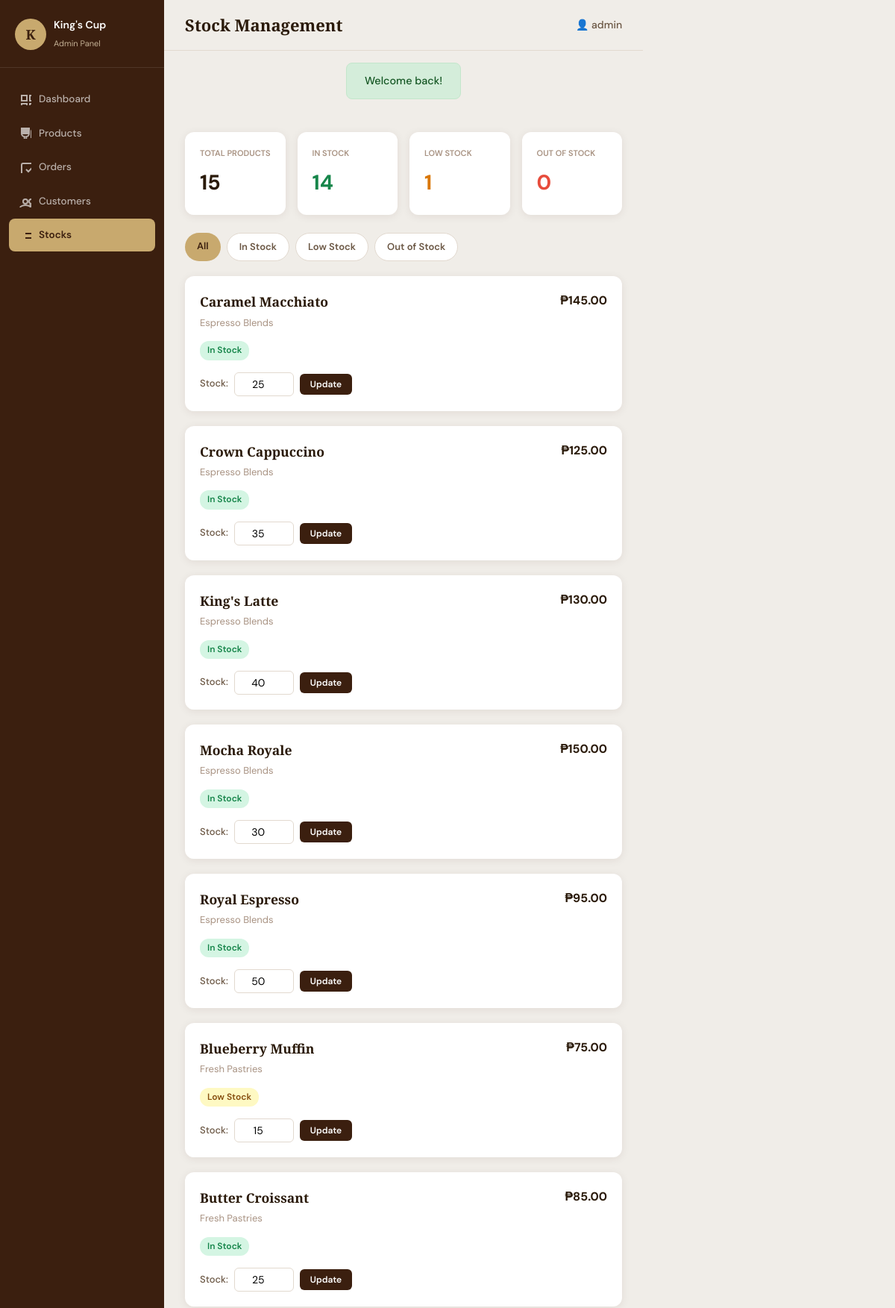
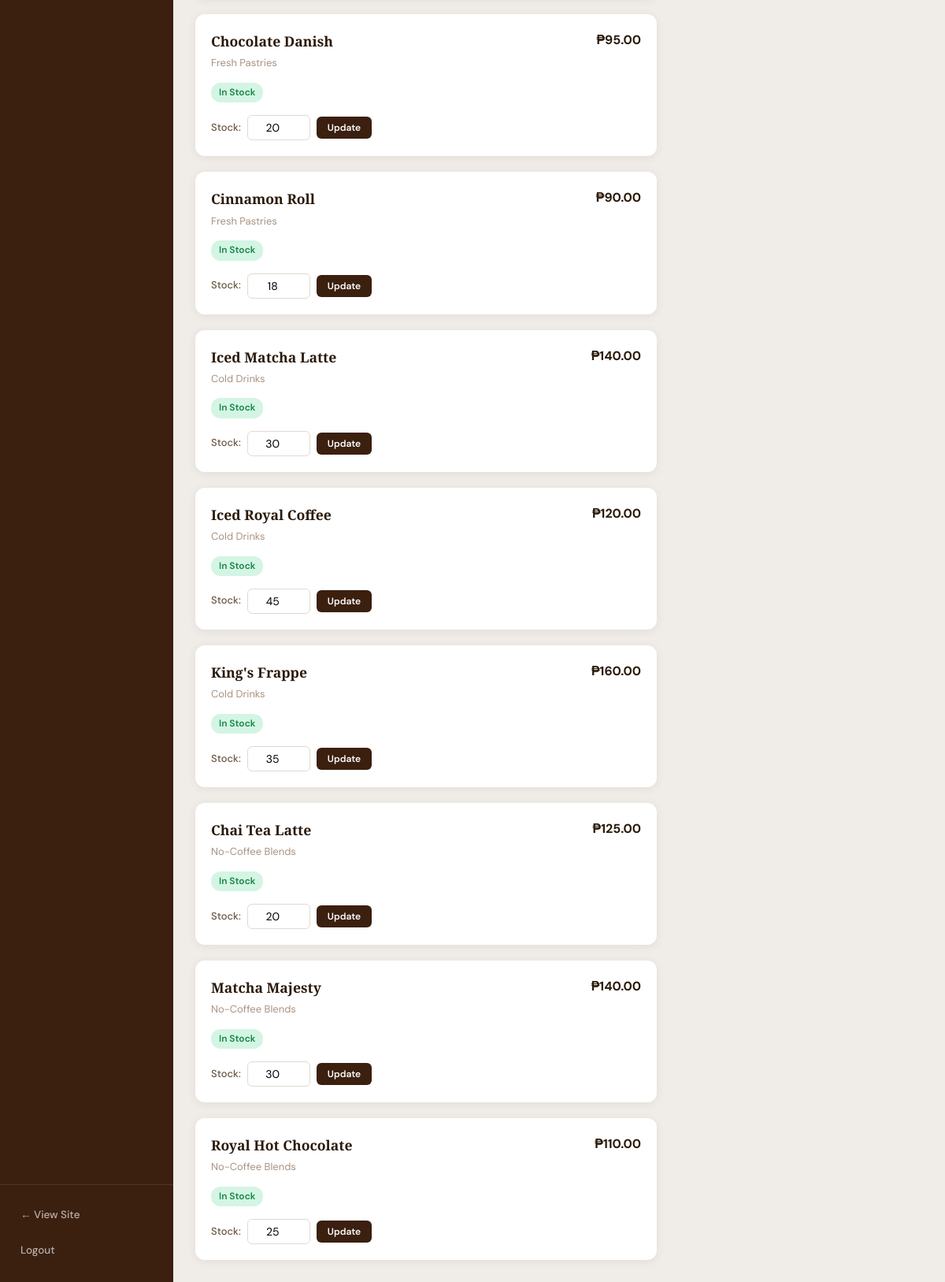
Page /admin/stocks.php (signed in) on the committed database (2 pictures, top to bottom).
### tables this page shows
CREATE TABLE users (
    id INT AUTO_INCREMENT PRIMARY KEY,
    username VARCHAR(60) NOT NULL UNIQUE,
    email VARCHAR(100) NOT NULL UNIQUE,
    password_hash VARCHAR(255) NOT NULL,
    role ENUM('customer', 'admin') DEFAULT 'customer',
    reset_token VARCHAR(255) DEFAULT NULL,
    reset_token_expires DATETIME DEFAULT NULL,
    created_at TIMESTAMP DEFAULT CURRENT_TIMESTAMP,
    updated_at TIMESTAMP DEFAULT CURRENT_TIMESTAMP ON UPDATE CURRENT_TIMESTAMP
);

CREATE TABLE products (
    id INT AUTO_INCREMENT PRIMARY KEY,
    category_id INT NOT NULL,
    name VARCHAR(150) NOT NULL,
    description TEXT DEFAULT NULL,
    price DECIMAL(10,2) NOT NULL,
    image_url VARCHAR(500) DEFAULT NULL,
    calories INT DEFAULT NULL,
    stock INT DEFAULT 0,
    status ENUM('In Stock', 'Low Stock', 'Out of Stock') DEFAULT 'In Stock',
    is_available TINYINT(1) DEFAULT 1,
    created_at TIMESTAMP DEFAULT CURRENT_TIMESTAMP,
    updated_at TIMESTAMP DEFAULT CURRENT_TIMESTAMP ON UPDATE CURRENT_TIMESTAMP,
    FOREIGN KEY (category_id) REFERENCES categories(id) ON DELETE CASCADE
);

CREATE TABLE categories (
    id INT AUTO_INCREMENT PRIMARY KEY,
    name VARCHAR(100) NOT NULL,
    slug VARCHAR(100) NOT NULL UNIQUE,
    description TEXT DEFAULT NULL,
    sort_order INT DEFAULT 0,
    created_at TIMESTAMP DEFAULT CURRENT_TIMESTAMP
);

### includes/config.php (called while the page is built, shortened)
<?php
function get_db(): PDO {
    static $pdo = null;
    if ($pdo === null) {
        $dsn = sprintf('mysql:host=%s;dbname=%s;charset=%s;port=3306', DB_HOST, DB_NAME, DB_CHARSET);
        $options = [
            PDO::ATTR_ERRMODE            => PDO::ERRMODE_EXCEPTION,
            PDO::ATTR_DEFAULT_FETCH_MODE => PDO::FETCH_ASSOC,
            PDO::ATTR_EMULATE_PREPARES   => false,
            PDO::ATTR_TIMEOUT            => 5,
        ];
        try {
            $pdo = new PDO($dsn, DB_USER, DB_PASS, $options);
        } catch (PDOException $e) {
            if (APP_ENV === 'development') {
                die('
                <div style="background:#FEE2E2; color:#991B1B; padding:20px; margin:20px; border-radius:8px; font-family:sans-serif;">
                    <h2>❌ Database Connection Failed</h2>
                    <p><strong>Error:</strong> ' . htmlspecialchars($e->getMessage()) . '</p>
                    <p><strong>Please check:</strong></p>
                    <ol>
                        <li>Is MySQL running in XAMPP Control Panel?</li>
                        <li>Did you create the database "kingscup_db"?</li>
                        <li>Did you import database.sql into phpMyAdmin?</li>
                    </ol>
                    <p><strong>Quick Fix:</strong></p>
                    <ol>
                        <li>Open XAMPP Control Panel</li>
                        <li>Click <strong>Start</strong> next to MySQL</li>
                        <li>Open http://localhost/phpmyadmin</li>
                        <li>Create database: <strong>kingscup_db</strong></li>
                        <li>Import the <strong>database.sql</strong> file</li>
                    </ol>
                </div>
                ');
            } else {
                die('A database error occurred. Please try again later.');
            }
        }
    }
    return $pdo;
}

### includes/database.php (called while the page is built, shortened)
<?php
require_once __DIR__ . '/config.php';
function db_query(string $sql, array $params = []): PDOStatement {
    $stmt = get_db()->prepare($sql);
    $stmt->execute($params);
    return $stmt;
}
function db_fetch(string $sql, array $params = []): ?array {
    $row = db_query($sql, $params)->fetch();
    return $row ?: null;
}
function db_fetch_all(string $sql, array $params = []): array {
    return db_query($sql, $params)->fetchAll();
}

### admin/stocks.php (the view, shortened to what this page needs)
<?php
require_once __DIR__ . '/../includes/functions.php';
require_admin();
$page_title = 'Stock Management';
$filter = $_GET['filter'] ?? 'all';
$where = [];
$params = [];
$where_sql = !empty($where) ? 'WHERE ' . implode(' AND ', $where) : '';
$products = db_fetch_all(
    "SELECT p.*, c.name AS cat_name
     FROM products p
     JOIN categories c ON c.id = p.category_id
     $where_sql
     ORDER BY c.sort_order, p.name",
    $params
);
$total_products = db_fetch("SELECT COUNT(*) AS count FROM products")['count'];
$in_stock = db_fetch("SELECT COUNT(*) AS count FROM products WHERE status = 'In Stock'")['count'];
$low_stock = db_fetch("SELECT COUNT(*) AS count FROM products WHERE status = 'Low Stock'")['count'];
$out_of_stock = db_fetch("SELECT COUNT(*) AS count FROM products WHERE status = 'Out of Stock'")['count'];
require_once __DIR__ . '/../includes/admin_header.php';
?>
<div style="display: grid; grid-template-columns: repeat(4, 1fr); gap: 16px; margin-bottom: 24px;">
    <div style="background: #fff; border-radius: 12px; padding: 20px; box-shadow: 0 2px 12px rgba(60,30,10,.08);">
        <div style="font-size: 11px; font-weight: 600; text-transform: uppercase; color: #A89282; margin-bottom: 8px;">Total Products</div>
        <div style="font-size: 28px; font-weight: 700; color: #2A1A0A;"><?= $total_products ?></div>
    </div>
    <div style="background: #fff; border-radius: 12px; padding: 20px; box-shadow: 0 2px 12px rgba(60,30,10,.08);">
        <div style="font-size: 11px; font-weight: 600; text-transform: uppercase; color: #A89282; margin-bottom: 8px;">In Stock</div>
        <div style="font-size: 28px; font-weight: 700; color: #17864B;"><?= $in_stock ?></div>
    </div>
    <div style="background: #fff; border-radius: 12px; padding: 20px; box-shadow: 0 2px 12px rgba(60,30,10,.08);">
        <div style="font-size: 11px; font-weight: 600; text-transform: uppercase; color: #A89282; margin-bottom: 8px;">Low Stock</div>
        <div style="font-size: 28px; font-weight: 700; color: #D97706;"><?= $low_stock ?></div>
    </div>
    <div style="background: #fff; border-radius: 12px; padding: 20px; box-shadow: 0 2px 12px rgba(60,30,10,.08);">
        <div style="font-size: 11px; font-weight: 600; text-transform: uppercase; color: #A89282; margin-bottom: 8px;">Out of Stock</div>
        <div style="font-size: 28px; font-weight: 700; color: #E74C3C;"><?= $out_of_stock ?></div>
    </div>
</div>
<div style="display: flex; gap: 8px; flex-wrap: wrap; margin-bottom: 20px;">
    <a href="stocks.php" style="padding: 8px 16px; border-radius: 20px; font-size: 13px; font-weight: 600; text-decoration: none;
        <?= $filter === 'all' ? 'background: #C8A96E; color: #3B1F0F;' : 'background: #fff; color: #6B5744; border: 1px solid #E2D9CF;' ?>">
        All
    </a>
    <a href="stocks.php?filter=in_stock" style="padding: 8px 16px; border-radius: 20px; font-size: 13px; font-weight: 600; text-decoration: none;
        <?= $filter === 'in_stock' ? 'background: #17864B; color: #fff;' : 'background: #fff; color: #6B5744; border: 1px solid #E2D9CF;' ?>">
        In Stock
    </a>
    <a href="stocks.php?filter=low_stock" style="padding: 8px 16px; border-radius: 20px; font-size: 13px; font-weight: 600; text-decoration: none;
        <?= $filter === 'low_stock' ? 'background: #D97706; color: #fff;' : 'background: #fff; color: #6B5744; border: 1px solid #E2D9CF;' ?>">
        Low Stock
    </a>
    <a href="stocks.php?filter=out_of_stock" style="padding: 8px 16px; border-radius: 20px; font-size: 13px; font-weight: 600; text-decoration: none;
        <?= $filter === 'out_of_stock' ? 'background: #E74C3C; color: #fff;' : 'background: #fff; color: #6B5744; border: 1px solid #E2D9CF;' ?>">
        Out of Stock
    </a>
</div>
<div style="display: grid; grid-template-columns: repeat(auto-fill, minmax(300px, 1fr)); gap: 20px;">
    <?php if (empty($products)): ?>
        <div style="grid-column: 1 / -1; text-align: center; padding: 60px; color: #A89282;">
            No products found.
        </div>
    <?php else: ?>
        <?php foreach ($products as $p): ?>
        <div style="background: #fff; border-radius: 12px; box-shadow: 0 2px 12px rgba(60,30,10,.08); overflow: hidden;" id="product-<?= $p['id'] ?>">
            <div style="padding: 20px;">
                <div style="display: flex; justify-content: space-between; align-items: start; margin-bottom: 12px;">
                    <div>
                        <h3 style="font-family: 'Playfair Display', serif; font-size: 1.1rem; color: #2A1A0A; margin-bottom: 4px;">
                            <?= h($p['name']) ?>
                        </h3>
                        <p style="font-size: 13px; color: #A89282;"><?= h($p['cat_name']) ?></p>
                    </div>
                    <span style="font-weight: 700; color: #2A1A0A;">₱<?= number_format($p['price'], 2) ?></span>
                </div>
                <div style="margin-bottom: 16px;">
                    <span style="display: inline-block; padding: 3px 10px; border-radius: 12px; font-size: 12px; font-weight: 600;
                        <?php
                        if ($p['status'] === 'In Stock') echo 'background: #D4F5E3; color: #17864B;';
                        elseif ($p['status'] === 'Low Stock') echo 'background: #FEF9C3; color: #854D0E;';
                        else echo 'background: #FEE2E2; color: #991B1B;';
                        ?>">
                        <?= h($p['status']) ?>
                    </span>
                </div>
                <form method="POST" onsubmit="updateStock(event, <?= $p['id'] ?>)">
                    <div style="display: flex; align-items: center; gap: 8px;">
                        <label style="font-size: 13px; font-weight: 500; color: #6B5744;">Stock:</label>
                        <input type="number" name="stock" value="<?= $p['stock'] ?>" min="0"
                               style="width: 80px; padding: 6px 10px; border: 1px solid #E2D9CF; border-radius: 6px;
                                      font-size: 14px; font-family: 'DM Sans', sans-serif; text-align: center;"
                               onchange="this.form.submit()">
                        <button type="submit" style="background: #3B1F0F; color: #fff; border: none; padding: 6px 14px;
                                border-radius: 6px; font-size: 12px; font-weight: 600; cursor: pointer;
                                font-family: 'DM Sans', sans-serif;">
                            Update
                        </button>
                    </div>
                </form>
            </div>
        </div>
        <?php endforeach; ?>
    <?php endif; ?>
</div>
<?php require_once __DIR__ . '/../includes/admin_footer.php'; ?>

### includes/admin_header.php (shortened to what this page needs)
<?php
require_once __DIR__ . '/functions.php';
$admin_page = basename($_SERVER['PHP_SELF'], '.php');
?>
<!DOCTYPE html>
<html lang="en">
<head>
    <link rel="stylesheet" href="<?= ASSETS_URL ?>/css/style.css">
    <link rel="stylesheet" href="<?= ASSETS_URL ?>/css/admin.css">
</head>
<body class="admin-body">
<div class="admin-layout">
    <aside class="admin-sidebar" id="admin-sidebar">
        <div class="sidebar-brand">
            <div class="sidebar-logo">K</div>
            <div class="sidebar-brand-text">
                <strong>King's Cup</strong>
                <span>Admin Panel</span>
            </div>
        </div>
        <nav class="sidebar-nav">
            <a href="<?= APP_URL ?>/admin/dashboard.php" class="nav-item <?= $admin_page === 'dashboard' ? 'active' : '' ?>">
                <svg width="16" height="16" fill="none" stroke="currentColor" stroke-width="2"><rect x="3" y="3" width="7" height="7"/><rect x="14" y="3" width="7" height="7"/><rect x="3" y="14" width="7" height="7"/><rect x="14" y="14" width="7" height="7"/></svg>
                Dashboard
            </a>
            <a href="<?= APP_URL ?>/admin/products.php" class="nav-item <?= $admin_page === 'products' ? 'active' : '' ?>">
                <svg width="16" height="16" fill="none" stroke="currentColor" stroke-width="2"><path d="M11 9H9V2H7v7H5V2H3v7c0 2.12 1.66 3.84 3.75 3.97V22h2.5v-9.03C11.34 12.84 13 11.12 13 9V2h-2v7zm5-3v8h2.5v8H21V2c-2.76 0-5 2.24-5 4z"/></svg>
                Products
            </a>
            <a href="<?= APP_URL ?>/admin/orders.php" class="nav-item <?= $admin_page === 'orders' ? 'active' : '' ?>">
                <svg width="16" height="16" fill="none" stroke="currentColor" stroke-width="2"><polyline points="9 11 12 14 22 4"/><path d="M21 12v7a2 2 0 01-2 2H5a2 2 0 01-2-2V5a2 2 0 012-2h11"/></svg>
                Orders
            </a>
            <a href="<?= APP_URL ?>/admin/customers.php" class="nav-item <?= $admin_page === 'customers' ? 'active' : '' ?>">
                Customers
            </a>
            <a href="<?= APP_URL ?>/admin/stocks.php" class="nav-item <?= $admin_page === 'stocks' ? 'active' : '' ?>">
                <svg width="16" height="16" fill="none" stroke="currentColor" stroke-width="2"><line x1="8" y1="6" x2="21" y2="6"/><line x1="8" y1="12" x2="21" y2="12"/><line x1="8" y1="18" x2="21" y2="18"/></svg>
                Stocks
            </a>
        </nav>
        <div class="sidebar-footer">
            <a href="<?= APP_URL ?>/customer/index.php" class="nav-item">← View Site</a>
            <a href="<?= APP_URL ?>/customer/logout.php" class="nav-item">Logout</a>
        </div>
    </aside>
    <div class="admin-main">
        <header class="admin-topbar">
            <h1 class="topbar-title"><?= h($page_title ?? 'Dashboard') ?></h1>
            <div class="topbar-user">👤 <?= h(current_user()['username'] ?? 'Admin') ?></div>
        </header>
        <?= render_flash() ?>
        <div class="admin-content">

### assets/css/style.css (style rules this page uses)
:root { --brown-dark: #3B1F0F; --brown-mid: #5C2E0E; --gold: #C8A96E; --gold-light: #E8D5B0; --cream: #F5EFE6; --cream-dark: #EDE3D3; --white: #FFFFFF; --text-dark: #2C1A0E; --text-mid: #5A4030; --text-light: #8A6A50; --font-display: 'Playfair Display', Georgia, serif; --font-body: 'DM Sans', sans-serif; --radius: 12px; --shadow: 0 4px 24px rgba(59,31,14,0.12); --transition: 0.25s ease; }
*, *::before, *::after { box-sizing: border-box; margin: 0; padding: 0; }
html { scroll-behavior: smooth; }
body { font-family: var(--font-body); background: var(--cream); color: var(--text-dark); line-height: 1.6; min-height: 100vh; }
a { text-decoration: none; color: inherit; }

### assets/css/admin.css (style rules this page uses)
:root { --sidebar-bg: #3B1F0F; --sidebar-w: 220px; --accent: #C8A96E; --accent-dark: #A8843E; --accent-light: #F0E0C0; --body-bg: #F0EDE8; --surface: #FFFFFF; --text-dark: #2A1A0A; --text-mid: #6B5744; --text-light: #A89282; --border: #E2D9CF; --red: #E74C3C; --green: #2ECC71; --blue: #3B82F6; --radius: 12px; --shadow: 0 2px 12px rgba(60,30,10,.08); }
.admin-body { background: var(--body-bg); min-height: 100vh; display: flex; }
.admin-sidebar { width: var(--sidebar-w); background: var(--sidebar-bg); min-height: 100vh; display: flex; flex-direction: column; position: fixed; top: 0; left: 0; bottom: 0; z-index: 100; }
.sidebar-brand { display: flex; align-items: center; gap: 10px; padding: 22px 20px 20px; border-bottom: 1px solid rgba(255,255,255,.1); }
.sidebar-logo { width: 42px; height: 42px; background: var(--accent); border-radius: 50%; display: flex; align-items: center; justify-content: center; font-family: 'Playfair Display', serif; font-size: 18px; color: var(--sidebar-bg); font-weight: 700; flex-shrink: 0; }
.sidebar-brand-text strong { display: block; color: #fff; font-size: 14px; font-weight: 600; }
.sidebar-brand-text span { font-size: 11px; color: var(--accent-light); opacity: .75; }
.sidebar-nav { padding: 20px 12px; flex: 1; }
.nav-item { display: flex; align-items: center; gap: 10px; padding: 11px 14px; border-radius: 8px; color: rgba(255,255,255,.65); font-size: 13.5px; font-weight: 500; text-decoration: none; margin-bottom: 2px; transition: background .18s, color .18s; }
.nav-item.active { background: var(--accent); color: var(--sidebar-bg); font-weight: 600; }
.sidebar-footer { padding: 16px 12px; border-top: 1px solid rgba(255,255,255,.1); }
.admin-main { margin-left: var(--sidebar-w); flex: 1; display: flex; flex-direction: column; min-height: 100vh; }
.admin-topbar { background: var(--body-bg); padding: 16px 28px; display: flex; align-items: center; gap: 20px; position: sticky; top: 0; z-index: 50; border-bottom: 1px solid var(--border); }
.topbar-title { font-family: 'Playfair Display', serif; font-size: 22px; color: var(--text-dark); flex: 1; }
.topbar-user { font-size: 14px; color: var(--text-mid); font-weight: 500; }
.admin-content { padding: 28px; flex: 1; }

### rows in the picture
users: username "admin"
products: name "Caramel Macchiato", category.name "Espresso Blends", price "145.00", status "In Stock", stock "25"
products: name "Crown Cappuccino", category.name "Espresso Blends", price "125.00", status "In Stock", stock "35"
products: name "King's Latte", category.name "Espresso Blends", price "130.00", status "In Stock", stock "40"
products: name "Mocha Royale", category.name "Espresso Blends", price "150.00", status "In Stock", stock "30"
products: name "Royal Espresso", category.name "Espresso Blends", price "95.00", status "In Stock", stock "50"
products: name "Blueberry Muffin", category.name "Fresh Pastries", price "75.00", status "Low Stock", stock "15"
products: name "Butter Croissant", category.name "Fresh Pastries", price "85.00", status "In Stock", stock "25"
products: name "Chocolate Danish", category.name "Fresh Pastries", price "95.00", status "In Stock", stock "20"
products: name "Cinnamon Roll", category.name "Fresh Pastries", price "90.00", status "In Stock", stock "18"
products: name "Iced Matcha Latte", category.name "Cold Drinks", price "140.00", status "In Stock", stock "30"
products: name "Iced Royal Coffee", category.name "Cold Drinks", price "120.00", status "In Stock", stock "45"
products: name "King's Frappe", category.name "Cold Drinks", price "160.00", status "In Stock", stock "35"
products: name "Chai Tea Latte", category.name "No-Coffee Blends", price "125.00", status "In Stock", stock "20"
products: name "Matcha Majesty", category.name "No-Coffee Blends", price "140.00", status "In Stock", stock "30"
products: name "Royal Hot Chocolate", category.name "No-Coffee Blends", price "110.00", status "In Stock", stock "25"

### other values in the picture
$page_title "Stock Management"
$f['msg'] "Welcome back!"
$total_products "15"
$in_stock "14"
$low_stock "1"
$out_of_stock "0"
